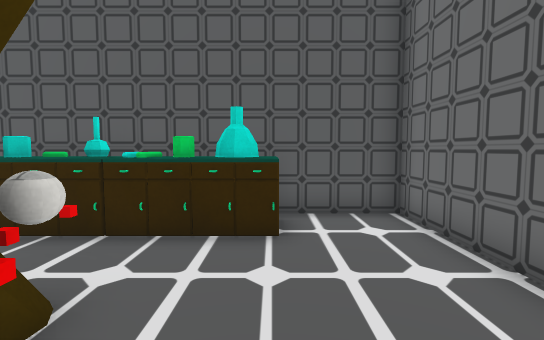
View 1 (above)

14 first-person views from a walk through a scene from a Unity 3-D project. The camera is 1.5 m above the floor, tilts 4° down and sees 85° across. The floor is counted in squares, 1 m on a side. Each view is taken from the middle of a square. On the plan, view 1 faces up. The plan holds only what a view shows up to about 15 squares ahead; the rest is blank. The place goes on beyond the plan. The player is left out. Some surface patterns are stand-ins.

View 2
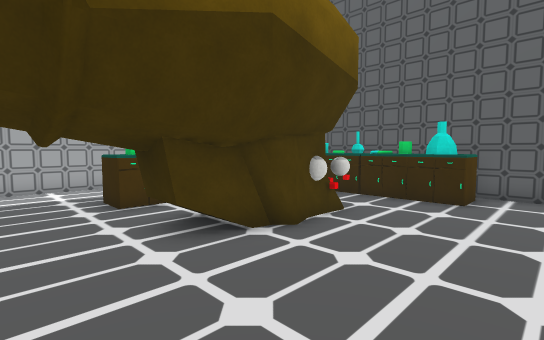

View 3
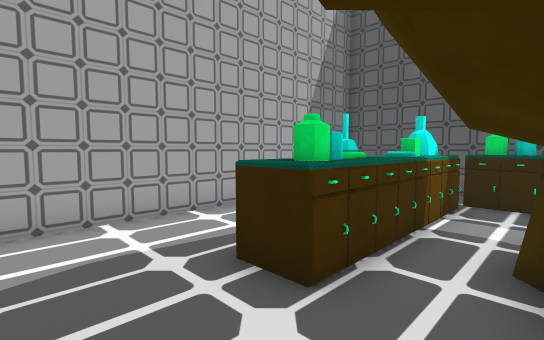

View 4
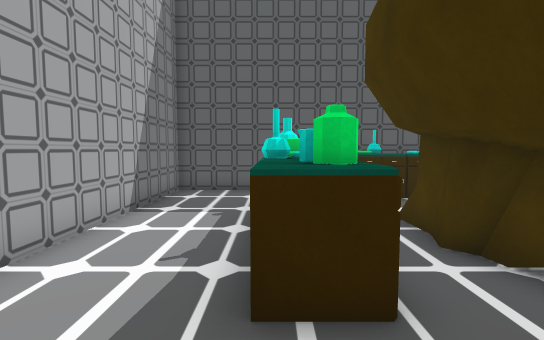

View 5
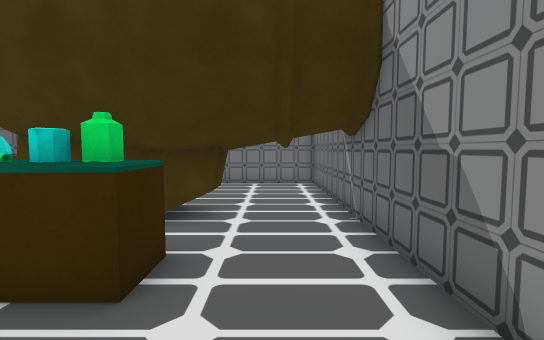

View 6
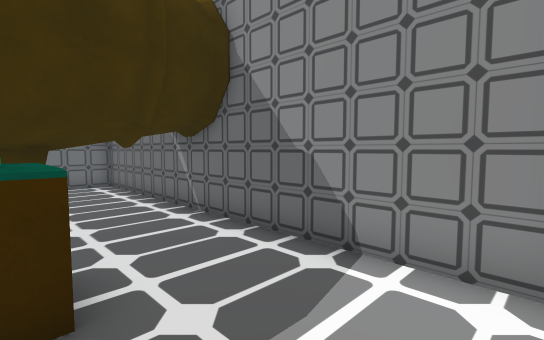

View 7
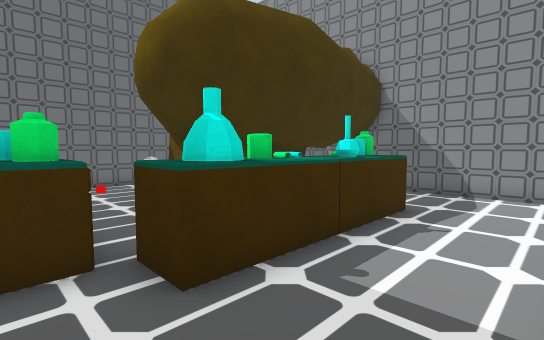

View 8
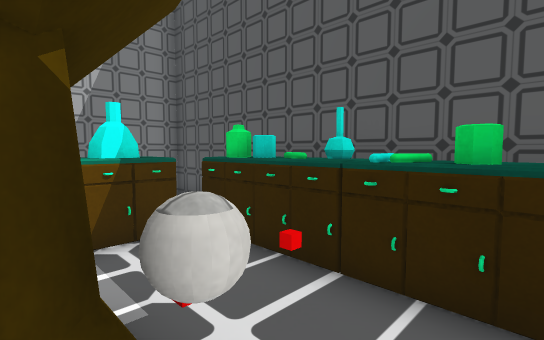

View 9
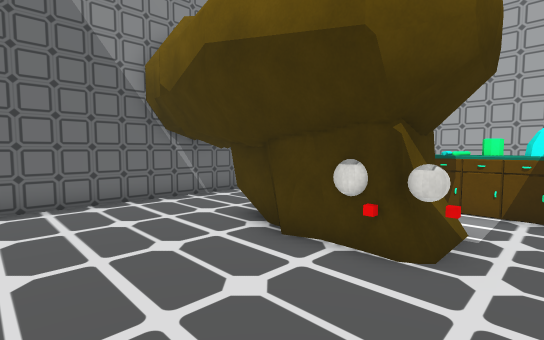

View 10
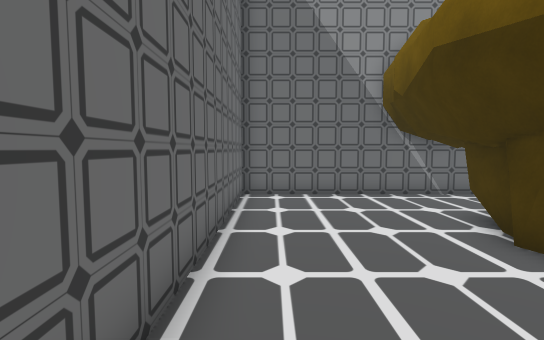

View 11
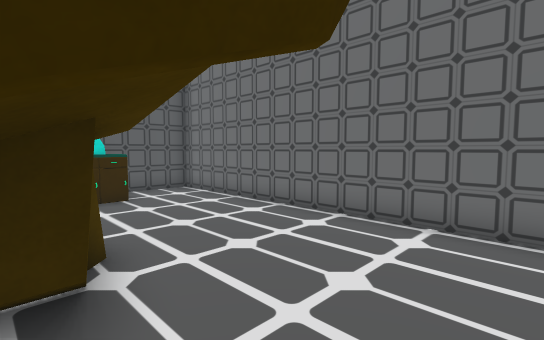

View 12
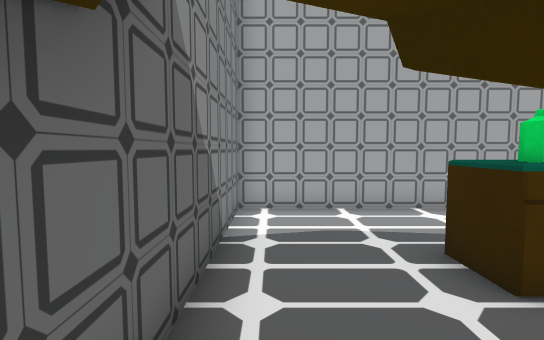

View 13
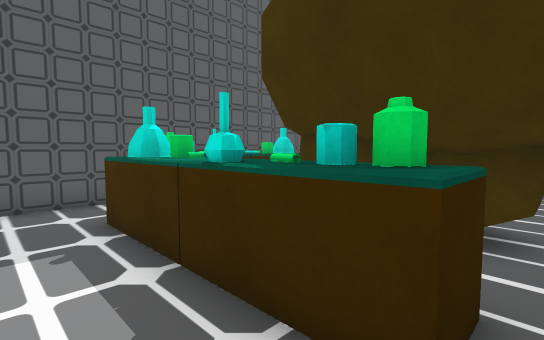

View 14
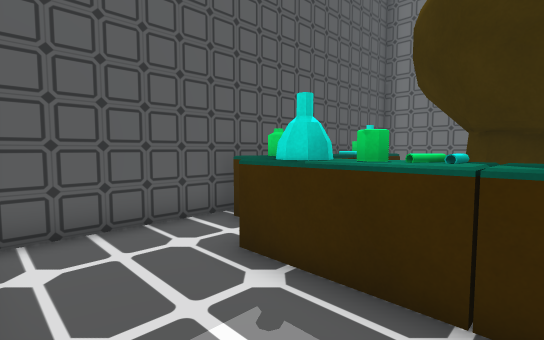

### Floor plan
Key: @ floor where view 1 was taken; # wall or solid block; . floor; = window, fence, low wall or low ledge; F flask; C red cube; B ball; T thing the floor can be seen under or through; L bottle; O other object.
Columns run from 11 left of view 1 to 3 right of it. Each row starts with its distance up from view 1.
  7 ###############
  6 #....OOFFOFF..#
  5 #....OLOOOFO..#
  4 #...FF..C.....#
  3 #...FO.==B....#
  2 #...OO.###....#
  1 #...FO ###....#
  0 #...OO## T.@..#
 -1 #...OL#TTT....#
 -2 #......TT.....#
 -3 #......TT.....#
 -4 #.............#
 -5 ###############

Where each view was taken, in squares from view 1:
view 1: 0 up, 0 right, facing up
view 2: 4 down, 2 right, facing up-left
view 3: 4 down, 4 left, facing up-left
view 4: 4 down, 7 left, facing up
view 5: 3 down, 10 left, facing right
view 6: 1 down, 10 left, facing down-right
view 7: 6 up, 10 left, facing down-right
view 8: 2 up, 1 left, facing up-left
view 9: 4 up, 2 right, facing down-left
view 10: 5 up, 2 right, facing down
view 11: 4 down, 3 left, facing up-right
view 12: 4 down, 3 left, facing left
view 13: 2 down, 9 left, facing up-right
view 14: 1 up, 10 left, facing up-right
